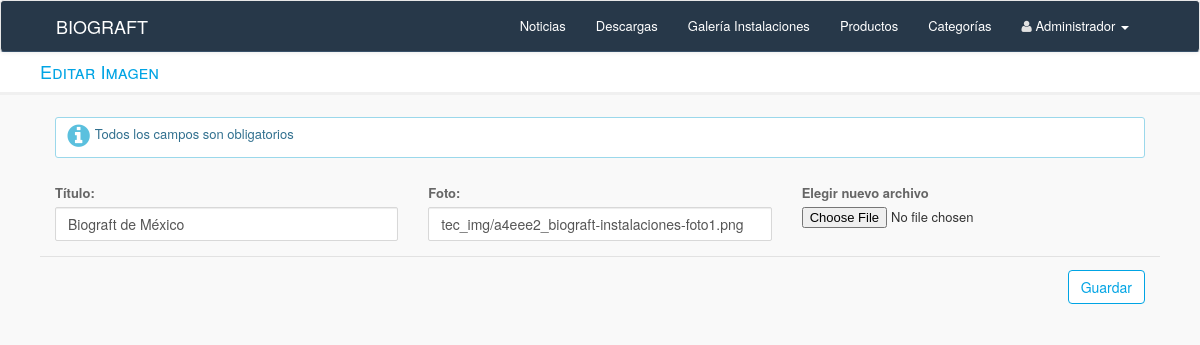
Page /tecnologias_edit.php?id=18 on the committed database.
### tables this page shows
CREATE TABLE IF NOT EXISTS `tecnologia` (
  `id` int(255) NOT NULL auto_increment,
  `titulo` varchar(255) default NULL,
  `foto` varchar(255) default NULL,
  `fecha` timestamp NOT NULL default CURRENT_TIMESTAMP on update CURRENT_TIMESTAMP,
  PRIMARY KEY  (`id`)
);

### tecnologias_edit.php (the view, shortened to what this page needs)
<?php require_once('Connections/connection.php'); ?>
<?php
if (!function_exists("GetSQLValueString")) {
function GetSQLValueString($theValue, $theType, $theDefinedValue = "", $theNotDefinedValue = "")
{
  $theValue = function_exists("mysql_real_escape_string") ? mysql_real_escape_string($theValue) : mysql_escape_string($theValue);
  switch ($theType) {
    case "long":
    case "int":
      $theValue = ($theValue != "") ? intval($theValue) : "NULL";
      break;
  }
  return $theValue;
}
}
$editFormAction = $_SERVER['PHP_SELF'];
if (isset($_SERVER['QUERY_STRING'])) {
  $editFormAction .= "?" . htmlentities($_SERVER['QUERY_STRING']);
}
$colname_tec = "-1";
if (isset($_GET['id'])) {
  $colname_tec = $_GET['id'];
}
$query_tec = sprintf("SELECT * FROM tecnologia WHERE id = %s", GetSQLValueString($colname_tec, "int"));
$tec = mysql_query($query_tec, $connection) or die(mysql_error());
$row_tec = mysql_fetch_assoc($tec);
?>
<?php include 'admin_layout/head.php';?>
<?php include 'admin_layout/header.php';?>
<h4 class="titulo">Editar Imagen</h4>
<div class="container-fluid">
  <div class="alert_info row no-margin">
    <i class="fa fa-info-circle fa-2x"></i>
    <p class=" text-info mt5">
      Todos los campos son obligatorios
    </p>
  </div>
  <form action="<?php echo $editFormAction; ?>" method="post" name="form1" id="form1" enctype="multipart/form-data">
    <div class="row">
      <div class="col-md-4 col-sm-6">
        <div class="form-group">
          <label>T&iacute;tulo:</label>
          <input class="form-control" type="text" name="titulo" value="<?php echo htmlentities($row_tec['titulo'], ENT_COMPAT, 'UTF-8'); ?>" size="32" />
        </div>
      </div>
      <div class="col-md-4 col-sm-6">
        <div class="form-group">
          <label>Foto:</label>
          <input class="form-control" type="text" name="foto" value="<?php echo htmlentities($row_tec['foto'], ENT_COMPAT, 'UTF-8'); ?>" size="32" />
        </div>
      </div>
      <div class="col-md-4 col-sm-6">
        <div class="form-group">
          <label>Elegir nuevo archivo</label>
          <input name="foto" type="file" size="35" class=""/>
        </div>
      </div>
    </div>
    <div class="row btn_bar">
      <div class="col-md-2 pull-right">
        <input class="pull-right btn btn-ok" type="submit" value="Guardar" />
      </div>
    </div>
  </form>
</div>
<?php include 'admin_layout/foot.php';?>

### rows in the picture
tecnologia: titulo "Biograft de México", foto "tec_img/a4eee2_biograft-instalaciones-foto1.png"
